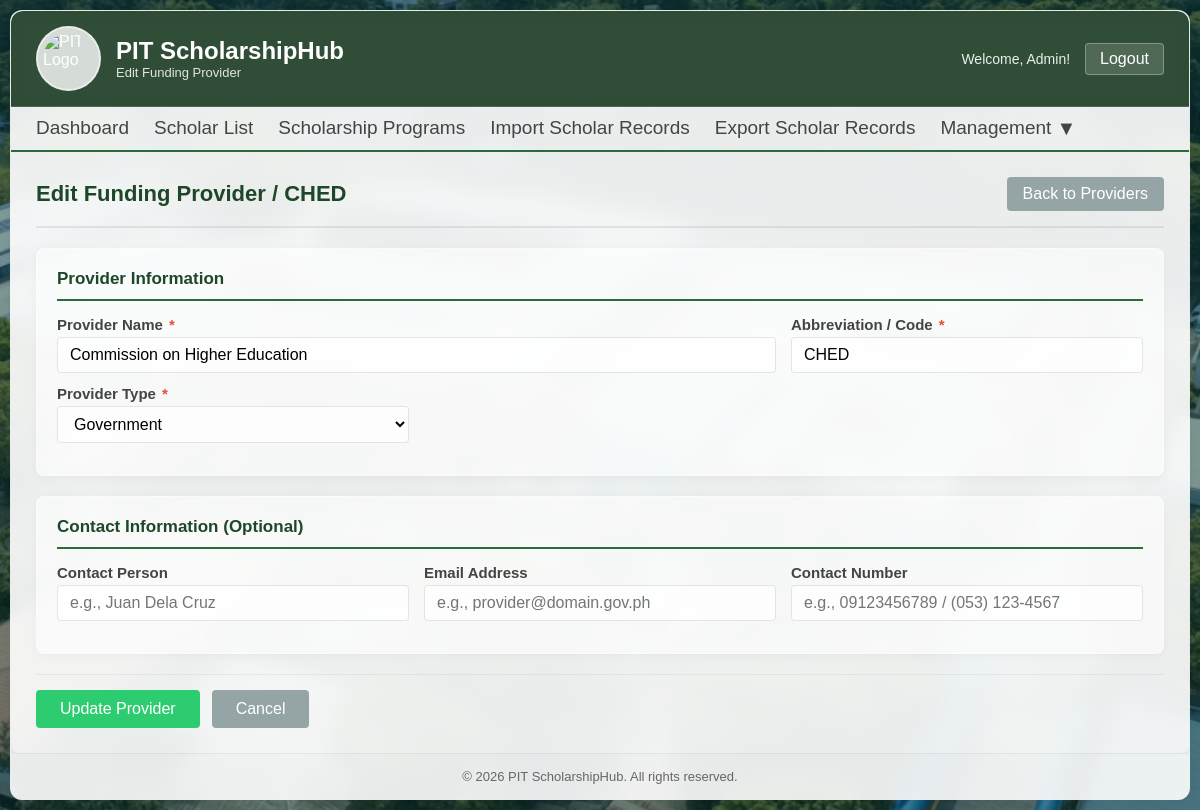
Screenshot of /admin/edit_provider.php?id=7 (signed in) with the database file from the repository.
### tables this page shows
CREATE TABLE `providers` (
  `id` int(11) NOT NULL,
  `name` varchar(255) NOT NULL,
  `code` varchar(50) NOT NULL,
  `provider_type` varchar(255) NOT NULL,
  `contact_person` varchar(150) DEFAULT NULL,
  `email` varchar(150) DEFAULT NULL,
  `contact_num` varchar(50) DEFAULT NULL,
  `is_archived` tinyint(1) DEFAULT 0,
  `created_at` timestamp NOT NULL DEFAULT current_timestamp()
);

### admin/edit_provider.php (the view, shortened to what this page needs)
<?php
include __DIR__ . "/../includes/conn.php";
$provider_id = isset($_GET['id']) ? (int) $_GET['id'] : 0;
$fetch_sql = "SELECT * FROM providers WHERE id = ?";
$fetch_stmt = $conn->prepare($fetch_sql);
$fetch_stmt->bind_param('i', $provider_id);
$fetch_stmt->execute();
$result = $fetch_stmt->get_result();
$provider = $result->fetch_assoc();
$current_type = $provider['provider_type'];
?>
<!DOCTYPE html>
<html>
<head>
    <link rel="stylesheet" href="../assets/css/form.css?v=<?= filemtime('../assets/css/form.css') ?>">
    <link rel="stylesheet" href="../assets/css/modals.css?v=<?= filemtime('../assets/css/modals.css') ?>">
</head>
<body>
    <?php if (!isset($_SESSION['user_id']) || ($_SESSION['role'] !== 'admin' && $_SESSION['role'] !== 'staff')) :
        $_SESSION['fail'] = "You are no logged in!";
        header("Location: ../portal.php");
        exit();
    else : ?>
        <div class="container">
            <div class="header">
                <div class="header-left">
                    <img src="../assets/images/PIT%20LOGO.png" alt="PIT Logo">
                    <div>
                        <h1>PIT ScholarshipHub</h1>
                        <p>Edit Funding Provider</p>
                    </div>
                </div>
                <div class="header-right">
                    <span class="welcome-text">Welcome, Admin!</span>
                    <form action="../functions/logout.php" method="post" style="display: inline;">
                        <button type="submit" class="logout-btn" onclick="return confirm('Logout?')">Logout</button>
                    </form>
                </div>
            </div>
            <?php include __DIR__ . "/../includes/navigation.php"; ?>
            <div class="page-content">
                <div class="page-header">
                    <h2>Edit Funding Provider / <?= htmlspecialchars($provider['code']) ?></h2>
                    <a href="providers.php" class="btn btn-secondary">Back to Providers</a>
                </div>
                <form action="edit_provider.php?id=<?= $provider_id ?>" method="POST" class="reusable-form">
                    <div class="form-section">
                        <h3>Provider Information</h3>
                        <div class="form-row">
                            <div class="form-group two-thirds">
                                <label for="name">Provider Name <span class="required">*</span></label>
                                <input type="text" id="name" name="name" value="<?= htmlspecialchars($provider['name']) ?>" required>
                            </div>
                            <div class="form-group half-width">
                                <label for="code">Abbreviation / Code <span class="required">*</span></label>
                                <input type="text" id="code" name="code" value="<?= htmlspecialchars($provider['code']) ?>" required>
                            </div>
                        </div>
                        <div class="form-row">
                            <div class="form-group half-width">
                                <label for="provider_type">Provider Type <span class="required">*</span></label>
                                <select id="provider_type" name="provider_type" required>
                                    <option value="Government" <?= $current_type === 'Government' ? 'selected' : '' ?>>Government</option>
                                </select>
                            </div>
                        </div>
                    </div>
                    <div class="form-section">
                        <h3>Contact Information (Optional)</h3>
                        <div class="form-row">
                            <div class="form-group half-width">
                                <label for="contact_person">Contact Person</label>
                                <input type="text" id="contact_person" name="contact_person" placeholder="e.g., Juan Dela Cruz" value="<?= htmlspecialchars($provider['contact_person'] ?? '') ?>">
                            </div>
                            <div class="form-group half-width">
                                <label for="email">Email Address</label>
                                <input type="email" id="email" name="email" placeholder="e.g., provider@domain.gov.ph" value="<?= htmlspecialchars($provider['email'] ?? '') ?>">
                            </div>
                            <div class="form-group half-width">
                                <label for="contact_num">Contact Number</label>
                                <input type="text" id="contact_num" name="contact_num" placeholder="e.g., 09123456789 / (053) 123-4567" value="<?= htmlspecialchars($provider['contact_num'] ?? '') ?>">
                            </div>
                        </div>
                    </div>
                    <div class="form-actions">
                        <button type="submit" name="update_provider" class="btn btn-success">Update Provider</button>
                        <a href="providers.php" class="btn btn-secondary">Cancel</a>
                    </div>
                </form>
            </div>
            <div class="footer">
                © 2026 PIT ScholarshipHub. All rights reserved.
            </div>
        </div>
    <?php endif; ?>
</body>
</html>

### assets/css/form.css (style rules this page uses)
* { margin: 0; padding: 0; box-sizing: border-box; }
body { font-family: Arial, sans-serif; color: #333; min-height: 100vh; position: relative; background-image: url('../images/background.png'); background-repeat: no-repeat; background-size: cover; background-position: center; background-attachment: fixed; display: flex; align-items: center; justify-content: center; padding: 10px; box-sizing: border-box; }
body::before { content: ''; position: fixed; top: 0; left: 0; width: 100%; height: 100%; background: rgba(0, 0, 0, 0.15); z-index: -1; pointer-events: none; }
.container { max-width: 1500px; width: 100%; margin: 0px; padding: 0; background: rgba(255, 255, 255, 0.85); backdrop-filter: blur(10px); -webkit-backdrop-filter: blur(10px); border: 1px solid rgba(255, 255, 255, 0.3); border-radius: 12px; box-shadow: 0 8px 32px rgba(0, 0, 0, 0.1); overflow: hidden; }
.header { background: rgba(26, 59, 34, 0.9) !important; backdrop-filter: blur(10px); color: #fff; padding: 15px 25px; border-radius: 12px 12px 0 0; display: flex; justify-content: space-between; align-items: center; flex-wrap: wrap; border-bottom: 1px solid rgba(255, 255, 255, 0.15); }
.header-left { display: flex; align-items: center; gap: 15px; }
.header-left img { width: 65px; height: 65px; padding: 5px; border-radius: 50%; object-fit: cover; border: 2px solid rgba(255,255,255,0.5); background-color: rgba(255, 255, 255, 0.8); }
.header-left h1 { font-size: 24px; }
.header-left p { font-size: 13px; opacity: 0.85; }
.header-right { display: flex; align-items: center; gap: 15px; }
.welcome-text { font-size: 14px; opacity: 0.9; }
.logout-btn { background: rgba(255,255,255,0.15); color: #fff; border: 1px solid rgba(255,255,255,0.3); padding: 6px 14px; border-radius: 4px; cursor: pointer; font-size: 16px; transition: background 0.3s; }
.page-content { background: rgba(255, 255, 255, 0.4); padding: 25px; border-radius: 0 0 8px 8px; }
.page-header { display: flex; justify-content: space-between; align-items: center; flex-wrap: wrap; margin-bottom: 20px; padding-bottom: 15px; border-bottom: 2px solid rgba(0,0,0,0.08); }
.page-header h2 { color: #1e4628; font-size: 22px; }
.btn { display: inline-block; padding: 8px 16px; border: none; border-radius: 4px; text-decoration: none; font-size: 16px; cursor: pointer; transition: background 0.3s, transform 0.2s; color: #fff; }
.btn-secondary { background: #95a5a6; }
.btn-success { background: #2ecc71; }
.reusable-form { margin-top: 10px; }
.form-section { background: rgba(255, 255, 255, 0.6); border: 1px solid rgba(255, 255, 255, 0.4); border-radius: 8px; padding: 20px; margin-bottom: 20px; box-shadow: 0 2px 8px rgba(0,0,0,0.04); }
.form-section h3 { color: #1e4628; font-size: 17px; border-bottom: 2px solid #2a6b37; padding-bottom: 10px; margin-bottom: 15px; }
.form-row { display: grid; grid-template-columns: 1fr 1fr 1fr; gap: 15px; margin-bottom: 12px; }
.form-row .half-width { grid-column: span 1; }
.form-row .two-thirds { grid-column: span 2; }
.form-group { display: flex; flex-direction: column; }
.form-group label { font-weight: bold; font-size: 15px; color: #444; margin-bottom: 4px; }
.form-group label .required { color: #e74c3c; margin-left: 2px; }
.form-group input, .form-group select, .form-group textarea { padding: 8px 12px; border: 1px solid rgba(0,0,0,0.1); border-radius: 4px; font-size: 16px; background: rgba(255, 255, 255, 0.8); transition: border 0.3s; width: 100%; }
.form-actions { display: flex; gap: 12px; margin-top: 10px; padding-top: 15px; border-top: 1px solid rgba(0,0,0,0.05); }
.form-actions .btn { padding: 10px 24px; font-size: 16px; }
.footer { text-align: center; padding: 15px 25px; color: #666; font-size: 13px; border-top: 1px solid rgba(0, 0, 0, 0.05); background: rgba(255, 255, 255, 0.3); }

### rows the page displays
providers: code "CHED", name "Commission on Higher Education", provider_type "Government"
